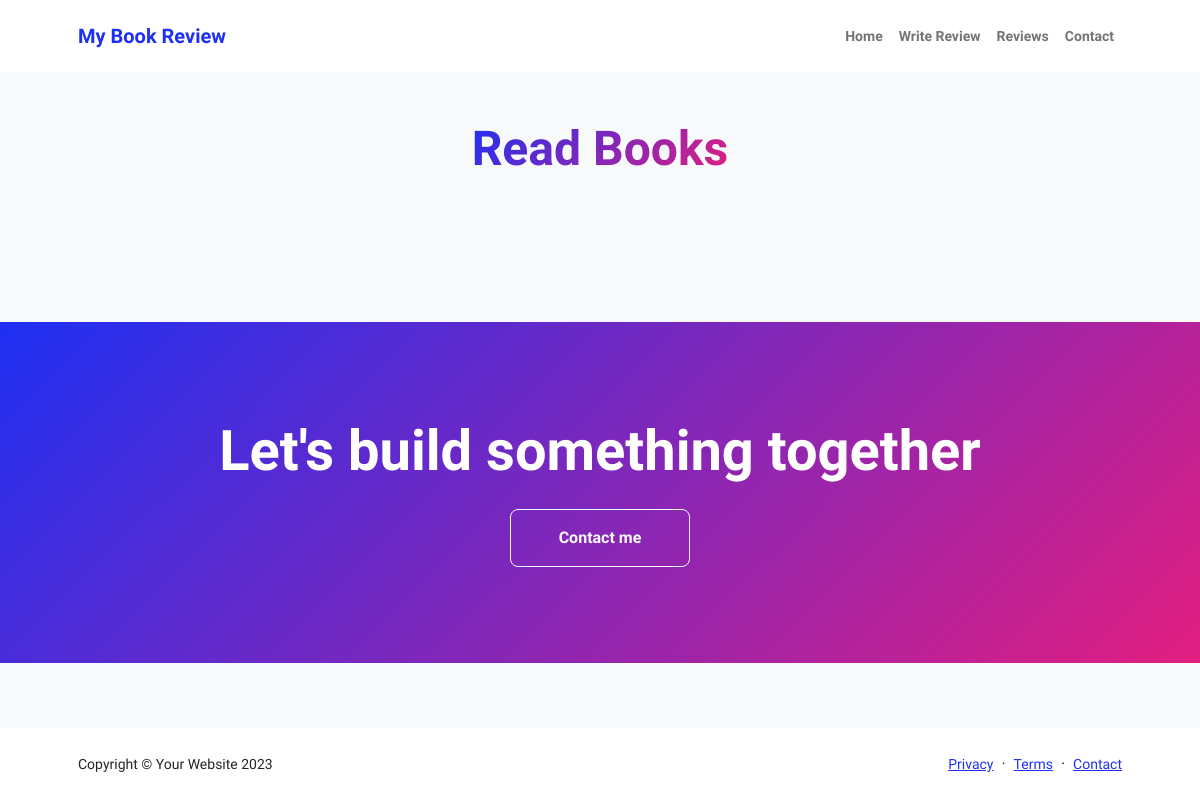
The page /books/ on the database as committed earlier.
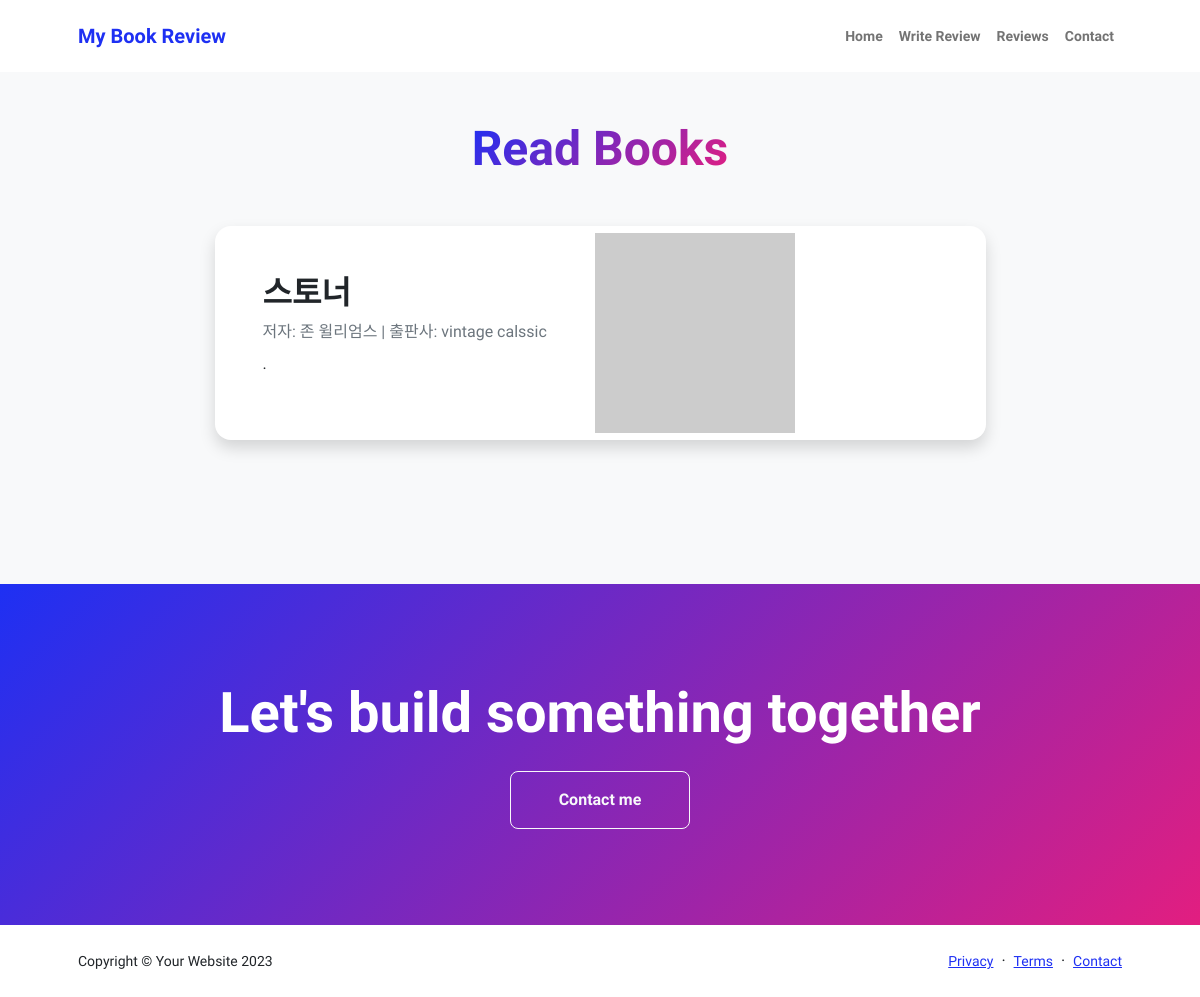
The same page on the database as committed later.
### books/models.py (models this page shows, shortened)
class Book(models.Model):
    title = models.CharField(max_length=100)    # 책 제목
    author = models.CharField(max_length=50)    # 저자
    publisher = models.CharField(max_length=50) # 출판사
    description = models.TextField()           # 책 소개

### books/views.py (the view)
# urls.py: path('', views.book_list, name='book_list'),
def book_list(request):
    books = Book.objects.all()
    return render(request, 'projects.html',{'books': books})

### books/templates/projects.html (shortened to what this page needs)
{% load static %}
<!DOCTYPE html>
<html lang="en">
    <head>
        <link href="https://cdn.jsdelivr.net/npm/bootstrap-icons@1.8.1/font/bootstrap-icons.css" rel="stylesheet" />
        <link href="{% static 'css/styles.css' %}" rel="stylesheet" />
    </head>
    <body class="d-flex flex-column h-100 bg-light">
        <main class="flex-shrink-0">
            <nav class="navbar navbar-expand-lg navbar-light bg-white py-3">
                <div class="container px-5">
                    <a class="navbar-brand" href="index.html"><span class="fw-bolder text-primary">My Book Review</span></a>
                    <div class="collapse navbar-collapse" id="navbarSupportedContent">
                        <ul class="navbar-nav ms-auto mb-2 mb-lg-0 small fw-bolder">
                            <li class="nav-item"><a class="nav-link" href="{%url 'home' %}">Home</a></li>
                            <li class="nav-item"><a class="nav-link" href="{% url 'form_create' %}">Write Review</a></li>
                            <li class="nav-item"><a class="nav-link" href="{%url 'comment_list' %}">Reviews</a></li>
                            <li class="nav-item"><a class="nav-link" href="contact.html">Contact</a></li>
                        </ul>
                    </div>
                </div>
            </nav>
            <section class="py-5">
                <div class="container px-5 mb-5">
                    <div class="text-center mb-5">
                        <h1 class="display-5 fw-bolder mb-0"><span class="text-gradient d-inline">Read Books</span></h1>
                    </div>
                    <div class="row gx-5 justify-content-center">
                        <div class="col-lg-11 col-xl-9 col-xxl-8">
                            {% for book in books %}
                            <div class="card overflow-hidden shadow rounded-4 border-0 mb-5">
                                <div class="card-body p-0">
                                    <div class="d-flex align-items-center">
                                        <div class="p-5">
                                            <h2 class="fw-bolder">{{ book.title }}</h2>
                                            <p class="text-muted mb-2">저자: {{ book.author }} | 출판사: {{ book.publisher }}</p>
                                            <p>{{ book.description }}</p>
                                        </div>
                                        <img class="img-fluid" src="https://dummyimage.com/200x200/343a40/6c757d" alt="..." />
                                    </div>
                                </div>
                            </div>
                            {% endfor %}
            </section>
            <section class="py-5 bg-gradient-primary-to-secondary text-white">
                <div class="container px-5 my-5">
                    <div class="text-center">
                        <h2 class="display-4 fw-bolder mb-4">Let's build something together</h2>
                        <a class="btn btn-outline-light btn-lg px-5 py-3 fs-6 fw-bolder" href="contact.html">Contact me</a>
                    </div>
                </div>
            </section>
        </main>
        <footer class="bg-white py-4 mt-auto">
            <div class="container px-5">
                <div class="row align-items-center justify-content-between flex-column flex-sm-row">
                    <div class="col-auto"><div class="small m-0">Copyright &copy; Your Website 2023</div></div>
                    <div class="col-auto">
                        <a class="small" href="#!">Privacy</a>
                        <span class="mx-1">&middot;</span>
                        <a class="small" href="#!">Terms</a>
                        <span class="mx-1">&middot;</span>
                        <a class="small" href="#!">Contact</a>
                    </div>
                </div>
            </div>
        </footer>
    </body>
</html>

Rows that differ between the two databases and show on the page:
added Book: title "스토너", author "존 윌리엄스", publisher "vintage calssic", description "."
